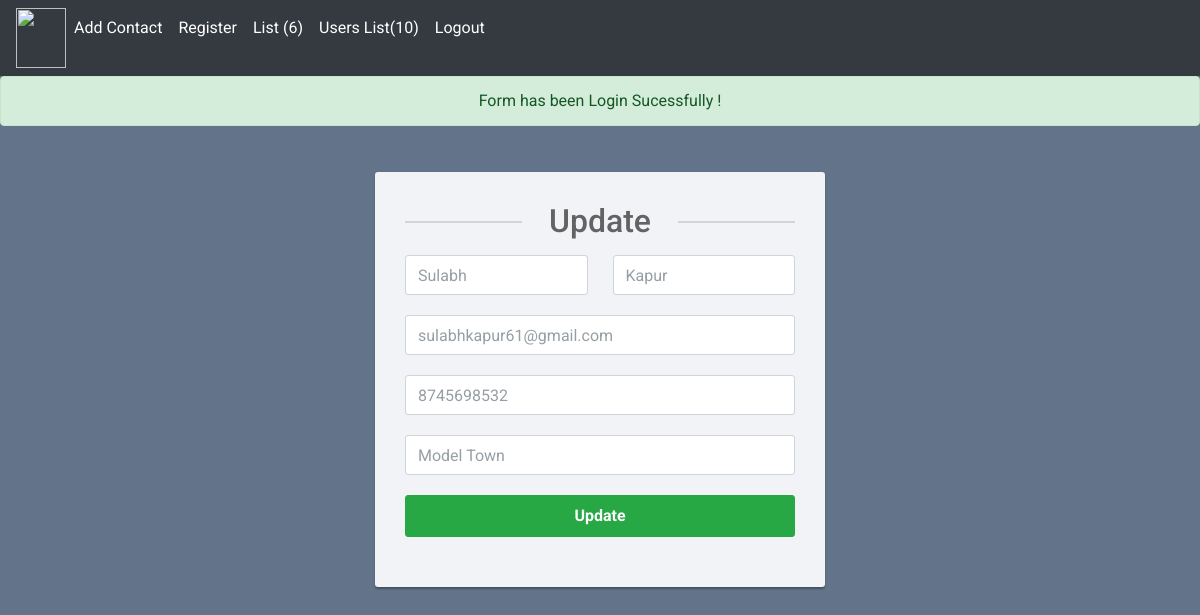
The page /edit.php?id=4 (signed in) on the database its author committed.
### tables this page shows
CREATE TABLE `contact` (
  `id` int(12) NOT NULL,
  `first_name` varchar(255) DEFAULT NULL,
  `last_name` varchar(255) DEFAULT NULL,
  `email` varchar(255) DEFAULT NULL,
  `contact` varchar(255) DEFAULT NULL,
  `address` varchar(255) DEFAULT NULL,
  `auth_id` int(12) DEFAULT NULL,
  `created_date` datetime NOT NULL DEFAULT current_timestamp(),
  `updated_date` datetime NOT NULL DEFAULT current_timestamp(),
  `image` varchar(255) DEFAULT NULL
);

### edit.php (the view, shortened to what this page needs)
<?php
include('./connection.php');
$id  = $_GET['id'];
$query  = "SELECT * FROM contact WHERE id = $id ";
$result = mysqli_query($connection,$query);
 while( $row =mysqli_fetch_assoc($result)){
	$output =  $row;
 }
  if(isset($_SESSION['success']) AND !empty($_SESSION['success'])){
    $success = $_SESSION['success'];
  }
?>
<!DOCTYPE html>
<html lang="en">
<head>
<link rel="stylesheet" href="https://stackpath.bootstrapcdn.com/bootstrap/4.5.0/css/bootstrap.min.css">
<link rel="stylesheet" href="https://maxcdn.bootstrapcdn.com/font-awesome/4.7.0/css/font-awesome.min.css">
</head>
<body>
<?php include ('./nav_bar.php'); ?>
<?php  if(isset($success) && ($success)){ ?>
<div class="alert alert-success text-center"><?php echo $success; ?></div>
<?php } ?>
<div class="signup-form">
    <form action="./server_edit.php" method="post">
		<h2>Update</h2>
        <div class="form-group">
			<div class="row">
				<div class="col"><input type="text" class="form-control" name="first_name" placeholder="First Name" value="<?php echo $output['first_name'];?>" ></div>
				<div class="col"><input type="text" class="form-control" name="last_name" placeholder="Last Name" value="<?php echo $output['last_name'];?>"></div>
			</div>
        </div>
        <div class="form-group">
        	<input type="email" class="form-control" name="email" placeholder="Email" value="<?php echo $output['email'];?>">
        </div>
		<div class="form-group">
            <input type="text" class="form-control" name="contact" placeholder="Contact" value="<?php echo $output['contact'];?>" >
        </div>
        <div class="form-group">
            <input type="text" class="form-control" name="address" placeholder="Address" value="<?php echo $output['address'];?>" >
        </div>
		<div class="form-group">
            <button type="submit" class="btn btn-success btn-lg btn-block">Update</button>
        </div>
    </form>
</div>
</body>
</html>

### edit.php (style rules this page uses)
body { color: #fff; background: #63738a; font-family: 'Roboto', sans-serif; }
.form-control { height: 40px; box-shadow: none; color: #969fa4; }
.form-control, .btn { border-radius: 3px; }
.signup-form { width: 450px; margin: 0 auto; padding: 30px 0; font-size: 15px; }
.signup-form h2 { color: #636363; margin: 0 0 15px; position: relative; text-align: center; }
.signup-form h2:before, .signup-form h2:after { content: ""; height: 2px; width: 30%; background: #d4d4d4; position: absolute; top: 50%; z-index: 2; }
.signup-form h2:before { left: 0; }
.signup-form h2:after { right: 0; }
.signup-form form { color: #999; border-radius: 3px; margin-bottom: 15px; background: #f2f3f7; box-shadow: 0px 2px 2px rgba(0, 0, 0, 0.3); padding: 30px; }
.signup-form .form-group { margin-bottom: 20px; }
.signup-form .btn { font-size: 16px; font-weight: bold; min-width: 140px; outline: none !important; }
.signup-form .row div:last-child { padding-left: 10px; }

### rows shown on the page
contact: first_name "Sulabh", last_name "Kapur", email "sulabhkapur61@gmail.com", contact "8745698532", address "Model Town"

### other values the page prints
$count "6"
$count_1 "10"
$success "Form has been Login Sucessfully !"
